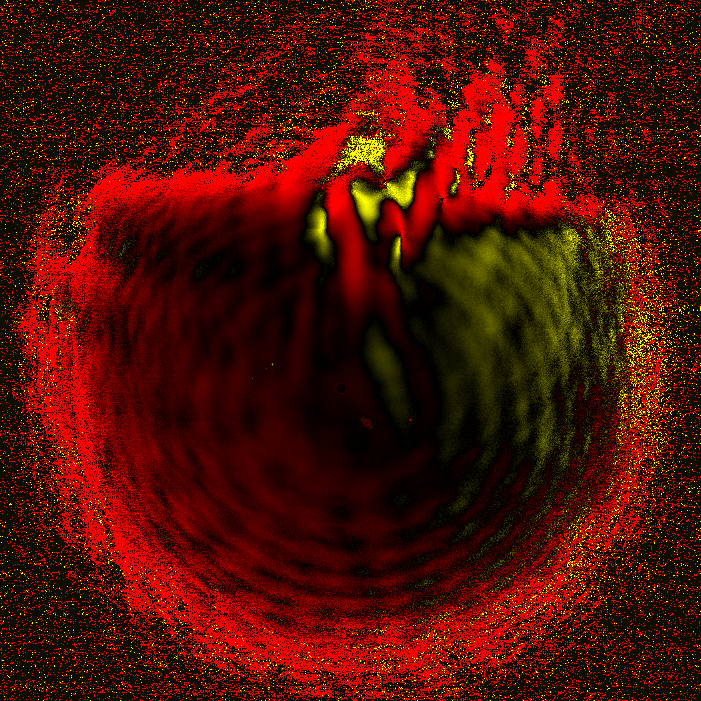
#> input picture src/analysis_tools/NEW_PHI.png, 701 x 701 px
$ python create_phi_csv_from_png.py
#> lines starting #> are read from the running program, lines starting #| are printed output that depends on the picture; after the words box and inside, x2 and y2 are one past the last pixel; in counts of white or black regions, pixels touching at a corner belong together
from tkinter.filedialog import askopenfilename, askdirectory
import os
import sys

import imageio
import pandas
import numpy as np
from PIL import Image

old_err_state = np.seterr(divide='raise')
ignored_states = np.seterr(**old_err_state)

start_dir = os.getcwd()
# [8 lines of commented-out code are left out]
filename_phi_image = askopenfilename(title='Pick a Phi image to create phi csv')
#> the answer given: NEW_PHI.png
filename_sh_phi_sample = filename_phi_image.split("/")[-1][:-4]
run_directory = os.path.abspath(os.path.join(filename_phi_image, os.pardir))


phi_image_values = imageio.imread(filename_phi_image)
#> phi_image_values is the input picture: shape (701, 701, 3); mean R, G, B 77.9, 14.1, 0

red = phi_image_values[:,:,0]
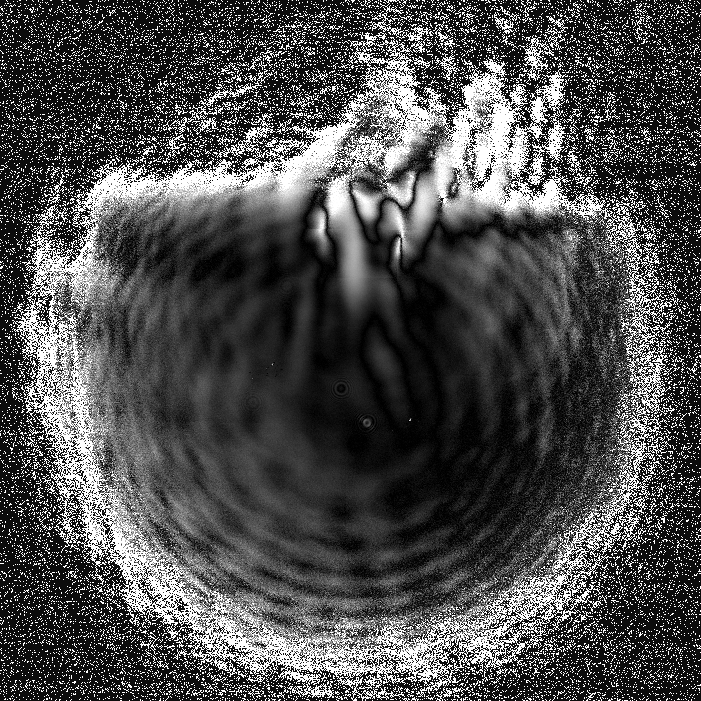
#> red: shape (701, 701); min 0, max 255, mean 77.9
yellow = phi_image_values[:,:,1]
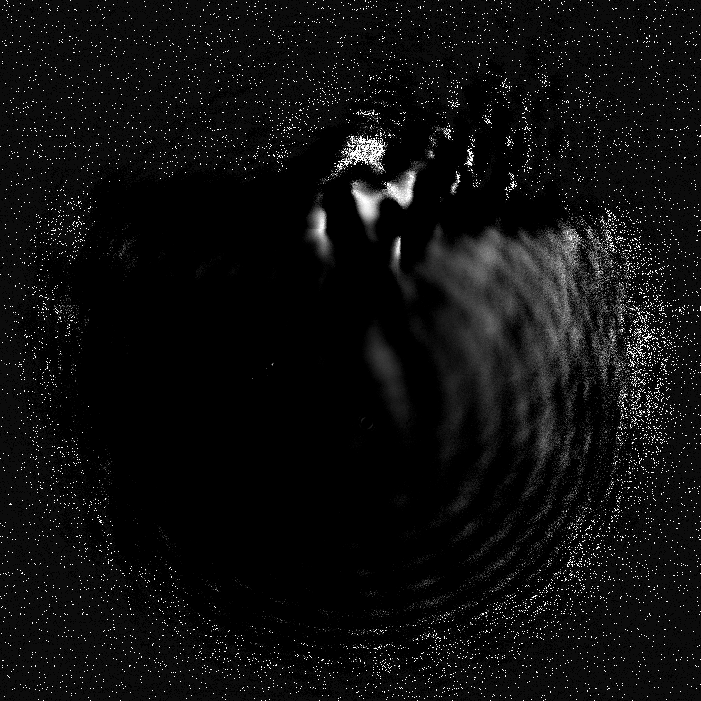
#> yellow: shape (701, 701); min 0, max 255, mean 14.1


csv_values = np.arcsin(red/(2**8-1))
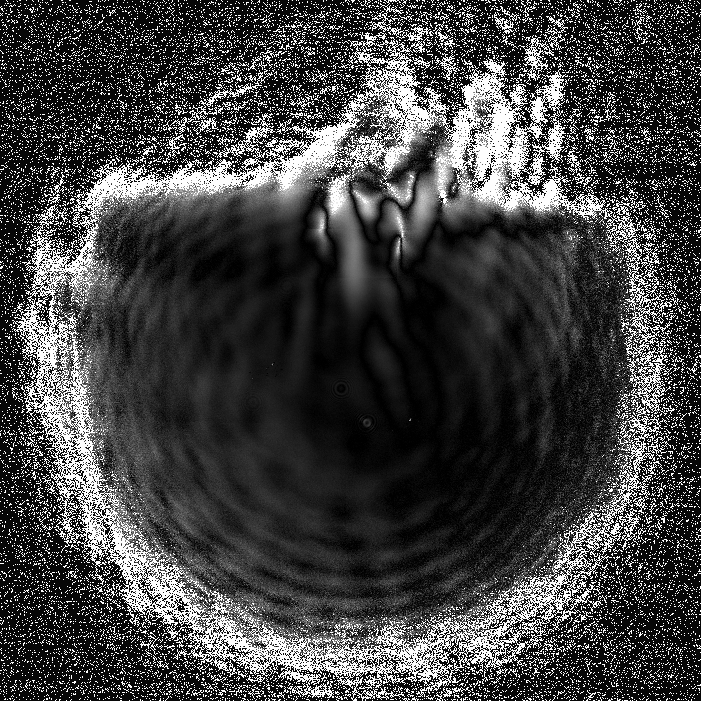
#> csv_values: shape (701, 701) float64; min 0, max 1.57, mean 0.414; drawn with min black and max white
neg = np.where(yellow != 0 , -1,yellow)
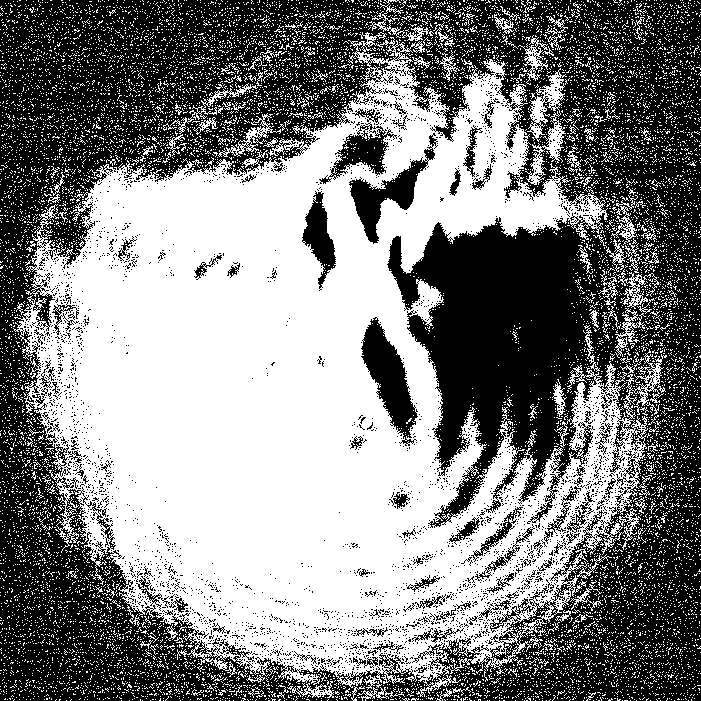
#> neg: shape (701, 701) int16; values -1 (black) and 0 (white), 50.8% white; 3268 black regions (3173 under 20 px), largest, box (x1, y1, x2, y2) and area: (0, 0, 701, 701) 219877, (361, 317, 418, 446) 3145, (349, 133, 438, 244) 2498
neg = np.where(neg == 0, 1,neg)
phi = np.multiply(csv_values,neg)
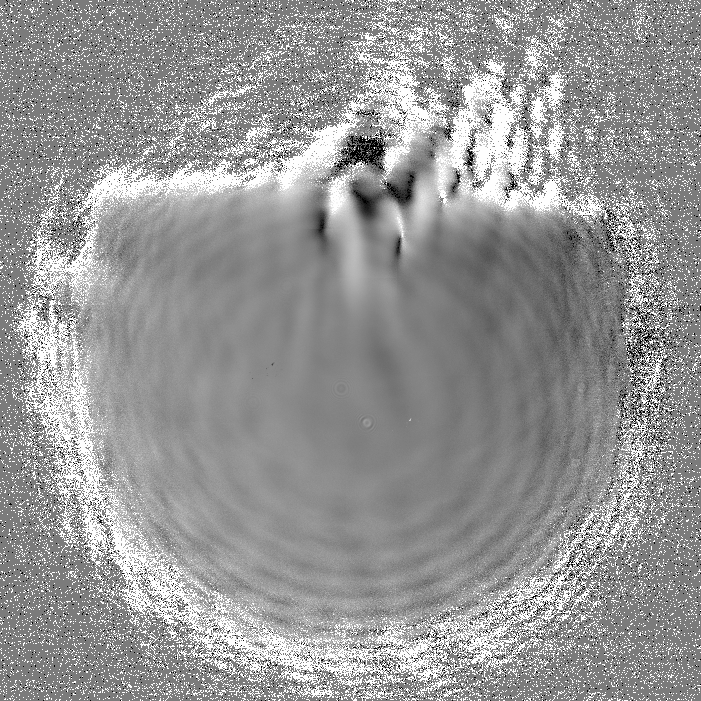
#> phi: shape (701, 701) float64; min -1.57, max 1.57, mean 0.282; drawn with min black and max white

pandas.DataFrame(phi).to_csv("NEW_PHI.csv",index = False, header = False)

os.chdir(start_dir)


print("Done")
